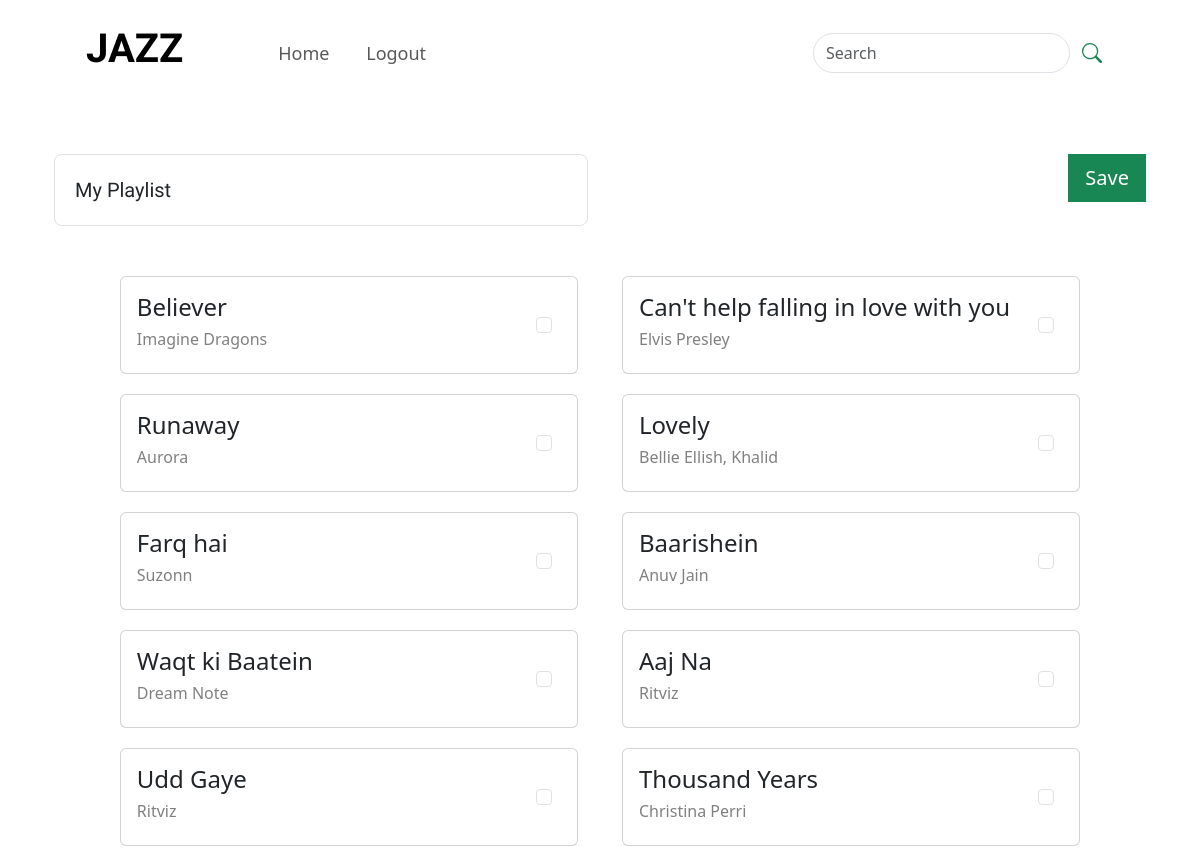
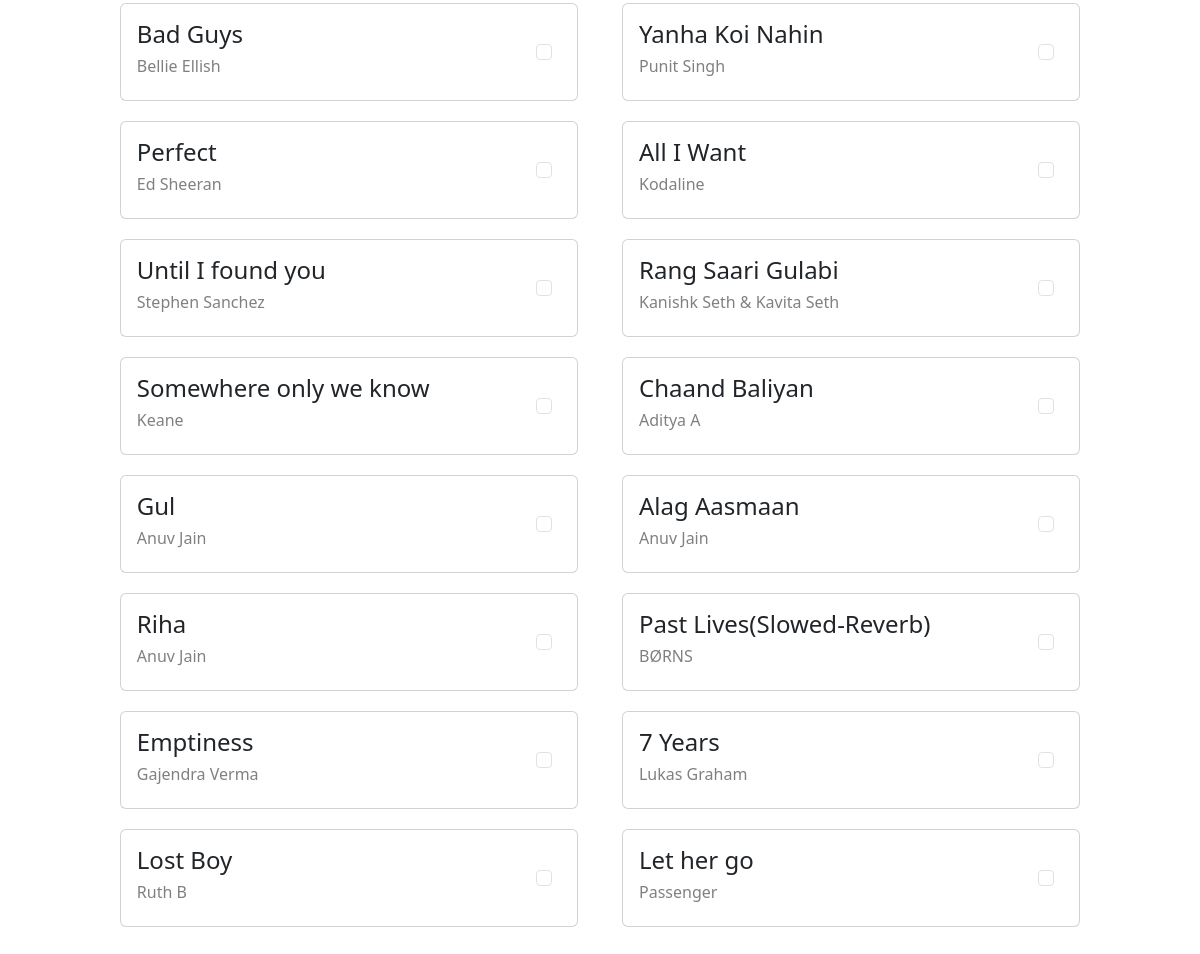
The page /create_playlist (signed in) on the database its author committed (2 pictures, top to bottom).
### main.py (models this page shows)
class Song(db.Model):
    __tablename__='song'
    id = db.Column(db.Integer, primary_key=True, autoincrement=True)
    title = db.Column(db.String, nullable=False)
    singers = db.Column(db.String, nullable=False)
    date = db.Column(db.String, nullable=False)
    lyrics = db.Column(db.String(255))
    user_id = db.Column(db.Integer, db.ForeignKey('user.id'))
    album_id = db.Column(db.Integer, db.ForeignKey('album.id'))

### main.py (the view, shortened to what this page needs)
@app.route('/create_playlist',methods=['GET','POST'])
@login_required
def create_playlist():
    if request.method=="GET":
        query=text('select * from song')
        songs=db.session.execute(query).fetchall()
        return render_template('playlist.html',songs=songs)

### templates/playlist.html (shortened to what this page needs)
<!doctype html>
<html lang="en">
<head>
    <link href="https://cdn.jsdelivr.net/npm/bootstrap@5.3.2/dist/css/bootstrap.min.css" rel="stylesheet"
>
</head>
<body>
    <div class="container" style="padding-bottom: 40px;">
        <div class="container">
            <nav class="navbar navbar-expand-lg" style="padding:20px;">
                <div class="container-fluid">
                    <a class="navbar-brand" href="#" style="font-family: Megrim;">
                        <h1 style="font-weight: bold; font-size: 250;">JAZZ</h1>
                    </a>
                    <div class="collapse navbar-collapse" id="navbarSupportedContent" style="margin-left: 50px;">
                        <ul class="navbar-nav me-auto mb-2 mb-lg-0">
                            {% if current_user.is_authenticated %}
                            <li class="nav-item" style="font-size: large;">
                                <a class="nav-link" aria-current="page" href="/">Home</a>
                            </li>
                            <li class="nav-item" style="font-size: large;">
                                <a class="nav-link" aria-current="page" href="/logout">Logout</a>
                            </li>
                            {% endif %}
                        </ul>
                        <form class="d-flex" role="search">
                            <input class="form-control " type="search" placeholder="Search" aria-label="Search"
                                style="border-radius: 60px;">
                            <button class="btn btn-outline-success" type="submit"
                                style="border: none; padding-bottom: 10px;border-radius: 50px;"></button>
                        </form>
                    </div>
                </div>
            </nav>
        </div>
        <br>
        {% if playlist %}
        <form action="/playlist/edit/{{playlist.id}}" method="POST">
            <div class="row">
                <div class="col-sm mb-3 input-group-lg" style="font-family: rock salt;width: 50%;">
                    <input style="padding: 20px;" type="text" name="name" class="form-control"
                        id="formGroupExampleInput" value="{{playlist.name}}">
                </div>
                <div class="col-sm">
                    <div class="col-sm" style="text-align: end;">
                        <button value="submit" type="submit" class="btn btn-success btn-lg"
                            style="border-radius: 0px;">Save</button>
                        &nbsp;&nbsp;&nbsp;&nbsp;
                        <button class="btn btn-danger btn-lg" style="border-radius: 0px;">
                            <a href="{{url_for('delete_playlist',playlist_id=playlist.id)}}"
                                style="text-decoration: none;color: white;">
                                Delete
                            </a>
                        </button>
                    </div>
                </div>
            </div>
            <br>
            <div class="container" style="width: 90%;">
                <div class="row">
                    {% for song in songs %}
                    <div class="col-sm-6">
                        <div class="card" style="margin: 10px;">
                            <div class="card-body">
                                <div class="row">
                                    <div class="col-sm-9">
                                        <h4>{{song.title}}</h4>
                                        <h6 style="color: grey;">{{song.singers}}</h6>
                                    </div>
                                    <div class="col-sm " style="padding-top: 17px;">
                                        <a href="/delete_from_playlist/{{playlist.id}}/{{song.id}}"
                                            style="text-decoration: none;">
                                            <svg xmlns="http://www.w3.org/2000/svg" width="20" height="20"
                                                fill="#dc3545" class="bi bi-trash3-fill" viewBox="0 0 16 16">
                                                <path
                                                    d="M11 1.5v1h3.5a.5.5 0 0 1 0 1h-.538l-.853 10.66A2 2 0 0 1 11.115 16h-6.23a2 2 0 0 1-1.994-1.84L2.038 3.5H1.5a.5.5 0 0 1 0-1H5v-1A1.5 1.5 0 0 1 6.5 0h3A1.5 1.5 0 0 1 11 1.5Zm-5 0v1h4v-1a.5.5 0 0 0-.5-.5h-3a.5.5 0 0 0-.5.5ZM4.5 5.029l.5 8.5a.5.5 0 1 0 .998-.06l-.5-8.5a.5.5 0 1 0-.998.06Zm6.53-.528a.5.5 0 0 0-.528.47l-.5 8.5a.5.5 0 0 0 .998.058l.5-8.5a.5.5 0 0 0-.47-.528ZM8 4.5a.5.5 0 0 0-.5.5v8.5a.5.5 0 0 0 1 0V5a.5.5 0 0 0-.5-.5Z" />
                                            </svg>
                                        </a>
                                        &nbsp;
                                        &nbsp;
                                        <a href="{{url_for('play_playlist',playlist_id=playlist.id,song_id=song.id)}}"
                                            style="text-decoration: none;">
                                            <svg xmlns="http://www.w3.org/2000/svg" width="40" height="40" fill="black"
                                                class="bi bi-play-fill" viewBox="0 0 16 16">
                                                <path
                                                    d="m11.596 8.697-6.363 3.692c-.54.313-1.233-.066-1.233-.697V4.308c0-.63.692-1.01 1.233-.696l6.363 3.692a.802.802 0 0 1 0 1.393z" />
                                            </svg>
                                        </a>
                                    </div>
                                </div>
                            </div>
                        </div>
                    </div>
                    {% endfor %}
                </div>
                <br>
                <br>
                <h4 style="font-family: century gothic;">Add more songs</h4>
                <br>
                <div class="row">
                    {% for song in all_songs %}
                    <div class="col-sm-6">
                        <div class="card" style="margin: 10px;">
                            <div class="card-body">
                                <div class="row">
                                    <div class="col-sm-11">
                                        <h4>{{song.title}}</h4>
                                        <h6 style="color: grey;">{{song.singers}}</h6>
                                    </div>
                                    <div class=" col-sm form-check" style="margin-top: 20px;">
                                        <input name="songs" class="form-check-input" type="checkbox" value="{{song.id}}"
                                            id="flexCheckDefault">
                                        <label class="form-check-label" for="flexCheckDefault">
                                        </label>
                                    </div>
                                </div>
                            </div>
                        </div>
                    </div>
                    {% endfor %}
                </div>
            </div>
        </form>
        {% else %}
        <br>
        <form action="/create_playlist" method="POST">
            <div class="container">
                <div class="row">
                    <div class="col-sm-8 mb-3 input-group-lg" style="font-family: rock salt;width: 50%;">
                        <input style="padding: 20px;" type="text" name="name" class="form-control"
                            id="formGroupExampleInput" value="My Playlist">
                    </div>
                    <div class="col-sm">
                        <div class="col-sm" style="text-align: end;">
                            <button value="submit" type="submit" class="btn btn-success btn-lg"
                                style="border-radius: 0px;">Save</button>
                        </div>
                    </div>
                </div>
            </div>
            <br>
            <div class="container" style="width: 90%;">
                <div class="row">
                    {% for song in songs %}
                    <div class="col-sm-6">
                        <div class="card" style="margin: 10px;">
                            <div class="card-body">
                                <div class="row">
                                    <div class="col-sm-11">
                                        <h4>{{song.title}}</h4>
                                        <h6 style="color: grey;">{{song.singers}}</h6>
                                    </div>
                                    <div class=" col-sm form-check" style="margin-top: 20px;">
                                        <input name="songs" class="form-check-input" type="checkbox" value="{{song.id}}"
                                            id="flexCheckDefault">
                                    </div>
                                </div>
                            </div>
                        </div>
                    </div>
                    {% endfor %}
                </div>
            </div>
        </form>
        {% endif %}
    </div>
</body>
</html>

### rows shown on the page
Song: title "Believer", singers "Imagine Dragons"
Song: title "Can't help falling in love with you", singers "Elvis Presley"
Song: title "Runaway", singers "Aurora"
Song: title "Lovely", singers "Bellie Ellish, Khalid"
Song: title "Farq hai", singers "Suzonn"
Song: title "Baarishein", singers "Anuv Jain"
Song: title "Waqt ki Baatein", singers "Dream Note"
Song: title "Aaj Na", singers "Ritviz"
Song: title "Udd Gaye", singers "Ritviz"
Song: title "Thousand Years", singers "Christina Perri"
Song: title "Bad Guys", singers "Bellie Ellish"
Song: title "Yanha Koi Nahin", singers "Punit Singh"
Song: title "Perfect", singers "Ed Sheeran"
Song: title "All I Want", singers "Kodaline"
Song: title "Until I found you", singers "Stephen Sanchez"
Song: title "Rang Saari Gulabi", singers "Kanishk Seth & Kavita Seth"
Song: title "Somewhere only we know", singers "Keane"
Song: title "Chaand Baliyan", singers "Aditya A"
Song: title "Gul", singers "Anuv Jain"
Song: title "Alag Aasmaan", singers "Anuv Jain"
Song: title "Riha", singers "Anuv Jain"
Song: title "Past Lives(Slowed-Reverb)", singers "BØRNS"
Song: title "Emptiness", singers "Gajendra Verma"
Song: title "7 Years", singers "Lukas Graham"
Song: title "Lost Boy", singers "Ruth B"
Song: title "Let her go", singers "Passenger"
